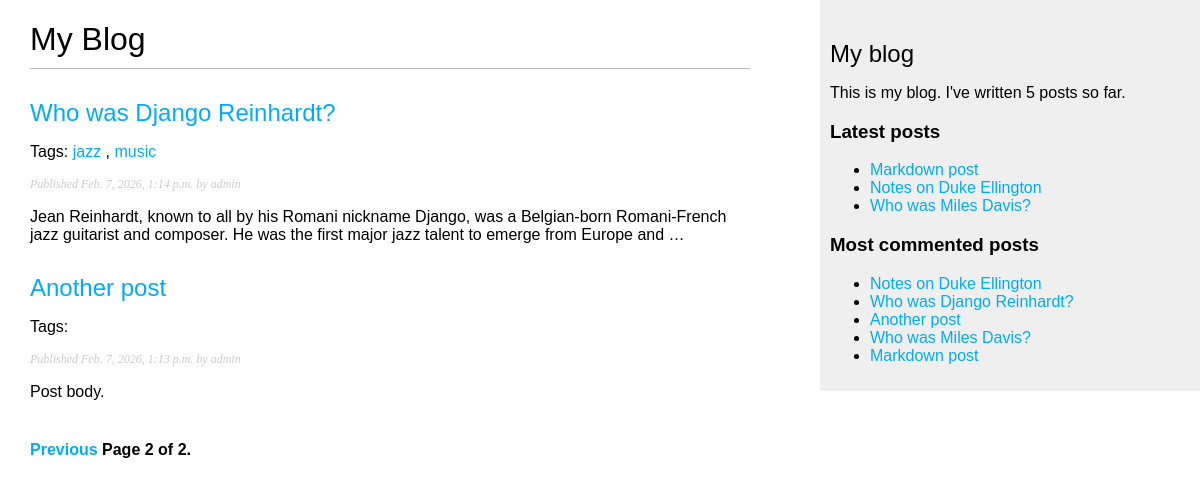
Screenshot of /blog/?page=2 with the database file from the repository.
### blog/models.py (models this page shows, shortened)
class Post(models.Model):
    class Status(models.TextChoices):
        DRAFT = "DF", "Draft"
        PUBLISHED = "PB", "Published"
    title = models.CharField(max_length=250)
    slug = models.SlugField(
        max_length=250,
        unique_for_date="publish",
    )
    author = models.ForeignKey(
        settings.AUTH_USER_MODEL,
        on_delete=models.CASCADE,
        related_name="blog_posts",
    )
    body = models.TextField()
    publish = models.DateTimeField(default=timezone.now)
    created = models.DateTimeField(auto_now_add=True)
    updated = models.DateTimeField(auto_now=True)
    status = models.CharField(
        max_length=2,
        choices=Status,
        default=Status.DRAFT,
    )
    objects = models.Manager()  # default manager.
    published = PublishedManager()  # Our custom manager.
    tags = TaggableManager()
    class Meta:
        ordering = ["-publish"]
        indexes = [
            models.Index(fields=["-publish"]),
        ]
    def get_absolute_url(self):
        return reverse(
            "blog:post_detail",
            args=[
                self.publish.year,
                self.publish.month,
                self.publish.day,
                self.slug,
            ],
        )

### blog/views.py (the view)
# urls.py: path("", views.post_list, name="post_list"),
def post_list(request, tag_slug=None):
    post_list = Post.published.all()
    tag = None
    if tag_slug:
        tag = get_object_or_404(Tag, slug=tag_slug)
        post_list = post_list.filter(tags__in=[tag])
    paginator = Paginator(post_list, 3)
    page_number = request.GET.get("page", 1)
    try:
        posts = paginator.page(page_number)
    except PageNotAnInteger:
        posts = paginator.page(1)
    except EmptyPage:
        posts = paginator.page(paginator.num_pages)
    return render(
        request,
        "blog/post/list.html",
        {
            "posts": posts,
            "tag": tag,
        },
    )

### blog/models.py (called while the page is built)
    def get_queryset(self):
        return super().get_queryset().filter(status=Post.Status.PUBLISHED)

### blog/templatetags/blog_tags.py (called while the page is built)
@register.simple_tag
def total_posts():
    return Post.published.count()

@register.inclusion_tag("blog/post/latest_posts.html")
def show_latest_posts(count=5):
    latest_posts = Post.published.order_by("-publish")[:count]
    return {"latest_posts": latest_posts}

@register.simple_tag
def get_most_commented_posts(count=5):
    return Post.published.annotate(total_comments=Count("comments")).order_by(
        "-total_comments"
    )[:count]

@register.filter(name="markdown")
def markdown_format(text):
    return mark_safe(markdown.markdown(text))

### blog/templates/blog/post/list.html (shortened to what this page needs)
{% extends "blog/base.html" %}
{% load blog_tags %}
{% block content %}
    <h1>My Blog</h1>
    {% for post in posts %}
        <h2>
            <a href="{{ post.get_absolute_url }}">
                {{ post.title }}
            </a>
        </h2>
        <p class="tags">
            Tags:
            {% for tag in post.tags.all %}
                <a href="{% url "blog:post_list_by_tag" tag.slug %}">
                    {{ tag.name }}
                </a>{% if not forloop.last %}, {% endif %}
            {% endfor %}
        </p>
        <p class="date">
            Published {{ post.publish }} by {{ post.author }}
        </p>
        {{ post.body|markdown|truncatewords_html:30 }}
    {% endfor %}
    {% include "pagination.html" with page=posts %}
{% endblock %}

### blog/templates/blog/base.html (shortened to what this page needs)
{% load blog_tags %}
{% load static %}
<!DOCTYPE html>
<html>
<head>
    <link href="{% static "css/blog.css" %}" rel="stylesheet">
</head>
<body>
<div id="content">
    {% block content %}
    {% endblock %}
</div>
<div id="sidebar">
    <h2>My blog</h2>
    <p>
        This is my blog.
        I've written {% total_posts %} posts so far.
    </p>
    <h3>Latest posts</h3>
    {% show_latest_posts 3 %}
    <h3>Most commented posts</h3>
    {% get_most_commented_posts as most_commented_posts %}
    <ul>
        {% for post in most_commented_posts %}
        	<li>
                <a href="{{ post.get_absolute_url }}">{{ post.title }}</a>
            </li>
        {% endfor %}
    </ul>
</div>
</body>
</html>

### blog/templates/blog/post/latest_posts.html
<ul>
    {% for post in latest_posts %}
        <li>
            <a href="{{ post.get_absolute_url }}">{{ post.title }}</a>
        </li>
    {% endfor %}
</ul>

### blog/static/css/blog.css (style rules this page uses)
body { margin:0; padding:0; font-family:helvetica, sans-serif; }
a { color:#00abff; text-decoration:none; }
h1 { font-weight:normal; border-bottom:1px solid #bbb; padding:0 0 10px 0; }
h2 { font-weight:normal; margin:30px 0 0; }
#content { float:left; width:60%; padding:0 0 0 30px; }
#sidebar { float:right; width:30%; padding:10px; background:#efefef; height:100%; }
p.date { color:#ccc; font-family: georgia, serif; font-size: 12px; font-style: italic; }

### rows the page displays
Post: title "Who was Django Reinhardt?", publish "Feb. 7, 2026, 1:14 p.m.", author "admin", body "Jean Reinhardt, known to all by his Romani nickname Django, was a Belgian-born Romani-French jazz guitarist and composer. He was the first major jazz talent to emerge from Europe and …"
Tag: name "jazz"
Tag: name "music"
Post: title "Another post", publish "Feb. 7, 2026, 1:13 p.m.", author "admin", body "Post body."
Post: title "Markdown post"
Post: title "Notes on Duke Ellington"
Post: title "Who was Miles Davis?"

### other values shown
{{ page.number }} "2"
{{ page.paginator.num_pages }} "2"
